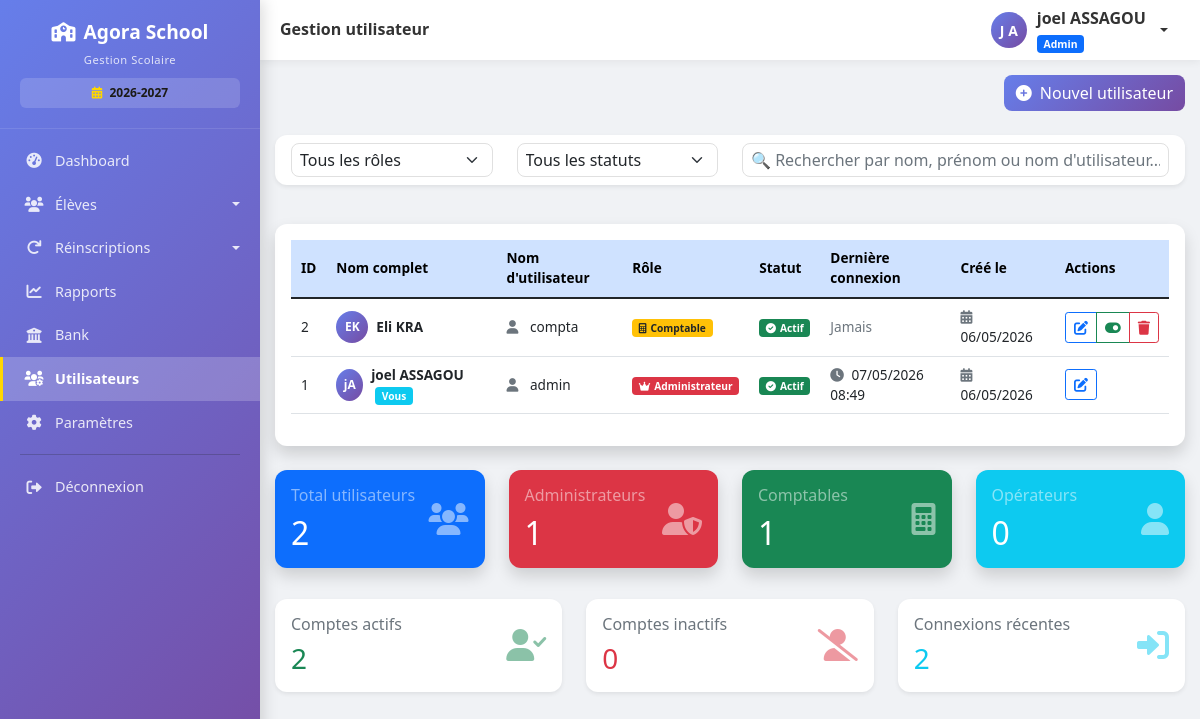
/utilisateurs (signed in), run on an earlier commit of the app's database.
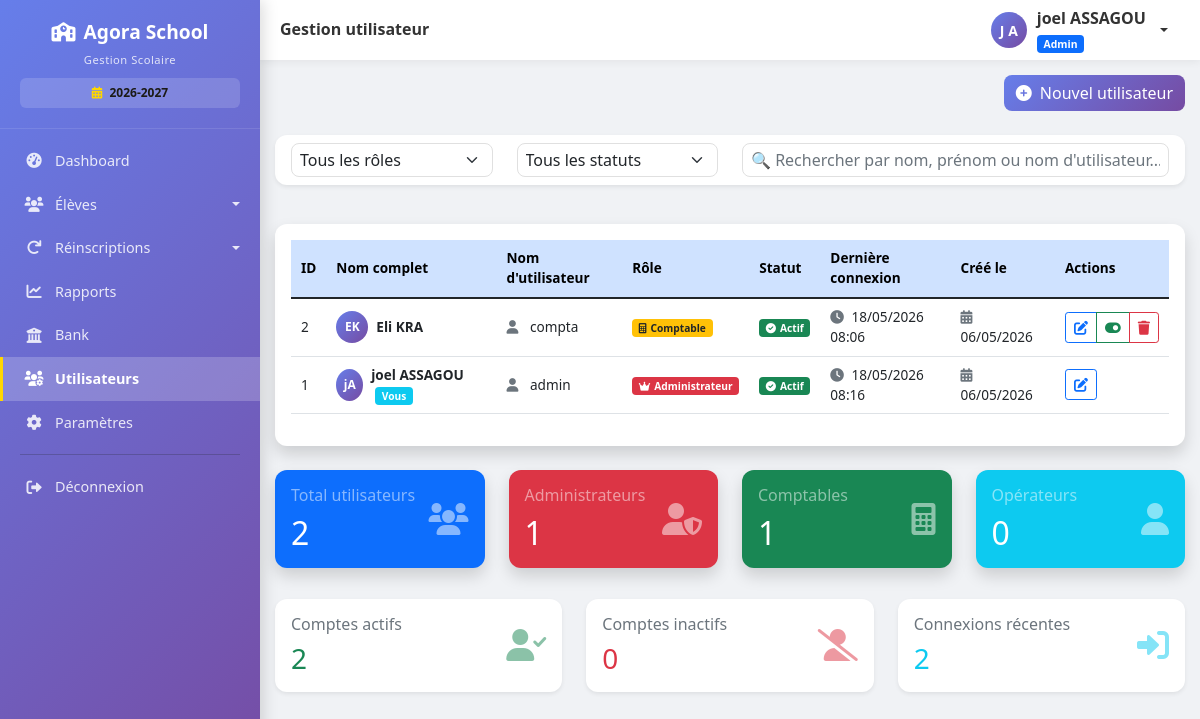
And on a later commit of the database.
### models.py (models this page shows, shortened)
class User(UserMixin, db.Model):
    __tablename__ = 'users'
    id = db.Column(db.Integer, primary_key=True)
    username = db.Column(db.String(80), unique=True, nullable=False, index=True)
    password_hash = db.Column(db.String(200), nullable=False)
    nom = db.Column(db.String(100), nullable=False)
    prenom = db.Column(db.String(100), nullable=False)
    role = db.Column(db.String(20), default='user')  # admin, comptable, user
    actif = db.Column(db.Boolean, default=True)
    created_at = db.Column(db.DateTime, default=datetime.utcnow)
    last_login = db.Column(db.DateTime, nullable=True)
    @property
    def nom_complet(self):
        return f"{self.prenom} {self.nom}"

### routes.py (the view)
@app.route('/utilisateurs')
@login_required
@admin_required
def liste_utilisateurs():
    utilisateurs = User.query.order_by(User.created_at.desc()).all()
    total_users = len(utilisateurs)
    total_admins = User.query.filter_by(role='admin').count()
    total_comptables = User.query.filter_by(role='comptable').count()
    total_users_simple = User.query.filter_by(role='user').count()
    total_actifs = User.query.filter_by(actif=True).count()
    return render_template('utilisateurs/liste.html',
                         utilisateurs=utilisateurs,
                         total_users=total_users,
                         total_admins=total_admins,
                         total_comptables=total_comptables,
                         total_users_simple=total_users_simple,
                         total_actifs=total_actifs)

### app.py (called while the page is built)
@app.after_request
def close_db_connection(response):
    try:
        db.session.close()
    except:
        pass
    return response

### routes.py (called while the page is built)
@login_manager.user_loader
def load_user(user_id):
    return User.query.get(int(user_id))

def admin_required(f):
    @wraps(f)
    def decorated_function(*args, **kwargs):
        if not current_user.is_authenticated or current_user.role != 'admin':
            flash('Accès réservé aux administrateurs', 'danger')
            return redirect(url_for('liste_eleves'))
        return f(*args, **kwargs)
    return decorated_function

### templates/utilisateurs/liste.html (shortened to what the changed rows need)
{% extends "base.html" %}
{% block content %}
<div class="card shadow">
    <div class="card-body">
        <div class="table-responsive">
            <table class="table table-hover" id="usersTable">
                <thead class="table-primary">
                    <tr>
                        <th>ID</th>
                        <th>Nom complet</th>
                        <th>Nom d'utilisateur</th>
                        <th>Rôle</th>
                        <th>Statut</th>
                        <th>Dernière connexion</th>
                        <th>Créé le</th>
                        <th>Actions</th>
                    </tr>
                </thead>
                <tbody>
                    {% for user in utilisateurs %}
                    <tr>
                        <td>{{ user.id }}</td>
                        <td>
                            <div class="d-flex align-items-center">
                                <div class="avatar-sm me-2">
                                    <span class="avatar-initials">{{ user.prenom[0] }}{{ user.nom[0] }}</span>
                                </div>
                                <div>
                                    <strong>{{ user.nom_complet }}</strong>
                                    {% if user.id == current_user.id %}
                                        <span class="badge bg-info ms-1">Vous</span>
                                    {% endif %}
                                </div>
                            </div>
                        </td>
                        <td>
                            <i class="fas fa-user me-2 text-muted"></i>
                            {{ user.username }}
                        </td>
                        <td>
                            {% if user.role == 'admin' %}
                                <span class="badge bg-danger">
                                    <i class="fas fa-crown me-1"></i>Administrateur
                                </span>
                            {% elif user.role == 'comptable' %}
                                <span class="badge bg-warning text-dark">
                                    <i class="fas fa-calculator me-1"></i>Comptable
                                </span>
                            {% else %}
                                <span class="badge bg-info">
                                    <i class="fas fa-user me-1"></i>Opérateur
                                </span>
                            {% endif %}
                        </td>
                        <td>
                            {% if user.actif %}
                                <span class="badge bg-success">
                                    <i class="fas fa-check-circle me-1"></i>Actif
                                </span>
                            {% else %}
                                <span class="badge bg-danger">
                                    <i class="fas fa-times-circle me-1"></i>Inactif
                                </span>
                            {% endif %}
                        </td>
                        <td>
                            {% if user.last_login %}
                                <i class="fas fa-clock me-1 text-muted"></i>
                                {{ user.last_login.strftime('%d/%m/%Y %H:%M') }}
                            {% else %}
                                <span class="text-muted">Jamais</span>
                            {% endif %}
                        </td>
                        <td>
                            <i class="fas fa-calendar-alt me-1 text-muted"></i>
                            {{ user.created_at.strftime('%d/%m/%Y') }}
                        </td>
                        <td>
                            <div class="btn-group btn-group-sm" role="group">
                                <a href="{{ url_for('modifier_utilisateur', user_id=user.id) }}"
                                   class="btn btn-outline-primary"
                                   data-bs-toggle="tooltip"
                                   title="Modifier">
                                    <i class="fas fa-edit"></i>
                                </a>
                                {% if user.id != current_user.id %}
                                <button type="button"
                                        class="btn btn-outline-{{ 'success' if user.actif else 'secondary' }}"
                                        onclick="toggleStatus({{ user.id }}, '{{ user.username }}', {{ user.actif|lower }})"
                                        data-bs-toggle="tooltip"
                                        title="{{ 'Désactiver' if user.actif else 'Activer' }}">
                                    <i class="fas fa-{{ 'toggle-on' if user.actif else 'toggle-off' }}"></i>
                                </button>
                                <button type="button"
                                        class="btn btn-outline-danger"
                                        onclick="confirmDelete({{ user.id }}, '{{ user.username }}')"
                                        data-bs-toggle="tooltip"
                                        title="Supprimer">
                                    <i class="fas fa-trash"></i>
                                </button>
                                {% endif %}
                            </div>
                        </td>
                    </tr>
                    {% endfor %}
                </tbody>
            </table>
        </div>
    </div>
</div>
<div class="row mt-4">
    <div class="col-md-3">
        <div class="card bg-primary text-white shadow">
            <div class="card-body">
                <div class="d-flex justify-content-between align-items-center">
                    <div>
                        <h2 class="mb-0">{{ utilisateurs|length }}</h2>
                    </div>
                </div>
            </div>
        </div>
    </div>
    <div class="col-md-3">
        <div class="card bg-danger text-white shadow">
            <div class="card-body">
                <div class="d-flex justify-content-between align-items-center">
                    <div>
                        <h2 class="mb-0">{{ utilisateurs|selectattr('role', 'equalto', 'admin')|list|length }}</h2>
                    </div>
                </div>
            </div>
        </div>
    </div>
    <div class="col-md-3">
        <div class="card bg-success text-white shadow">
            <div class="card-body">
                <div class="d-flex justify-content-between align-items-center">
                    <div>
                        <h2 class="mb-0">{{ utilisateurs|selectattr('role', 'equalto', 'comptable')|list|length }}</h2>
                    </div>
                </div>
            </div>
        </div>
    </div>
    <div class="col-md-3">
        <div class="card bg-info text-white shadow">
            <div class="card-body">
                <div class="d-flex justify-content-between align-items-center">
                    <div>
                        <h2 class="mb-0">{{ utilisateurs|selectattr('role', 'equalto', 'user')|list|length }}</h2>
                    </div>
                </div>
            </div>
        </div>
    </div>
</div>
{% endblock %}

### templates/base.html (shortened to what the changed rows need)
<!DOCTYPE html>
<html lang="fr">
<head>
    <link href="https://cdn.jsdelivr.net/npm/bootstrap@5.1.3/dist/css/bootstrap.min.css" rel="stylesheet">
    <link rel="stylesheet" href="https://cdnjs.cloudflare.com/ajax/libs/font-awesome/6.0.0/css/all.min.css">
    <link href="https://cdn.datatables.net/1.11.5/css/dataTables.bootstrap5.min.css" rel="stylesheet">
</head>
<body>
    <div class="app-layout">
        <main class="main-area">
            {% if current_user.is_authenticated %}
            <header class="topbar">
                <div class="d-flex align-items-center gap-2">
                    <h5>{% block page_title %}Gestion utilisateur{% endblock %}</h5>
                </div>
                <div class="dropdown">
                    <a href="#" class="user-dropdown dropdown-toggle" data-bs-toggle="dropdown" aria-label="Menu utilisateur">
                        <div class="user-avatar">
                            {{ current_user.prenom[0]|upper if current_user.prenom else current_user.username[0]|upper }}
                            {{ current_user.nom[0]|upper if current_user.nom else '' }}
                        </div>
                        <div class="d-none d-md-block text-start">
                            <strong>{{ current_user.nom_complet or current_user.username }}</strong>
                            <div>
                                <span class="badge bg-{{ 'primary' if current_user.role == 'admin' else 'warning' if current_user.role == 'comptable' else 'info' }}"
                                      style="font-size:0.65rem;">
                                    {{ current_user.role|capitalize }}
                                </span>
                            </div>
                        </div>
                    </a>
                </div>
            </header>
            {% endif %}
            <div class="page-content" id="pageContent">
                {% block content %}{% endblock %}
            </div>
        </main>
    </div>
</body>
</html>

What changed in the data, as far as the page shows it:
changed User "joel ASSAGOU": last_login "07/05/2026 08:49" → "18/05/2026 08:16"
changed User "Eli KRA": last_login (not shown) → "18/05/2026 08:06"; no longer shows "Jamais"
